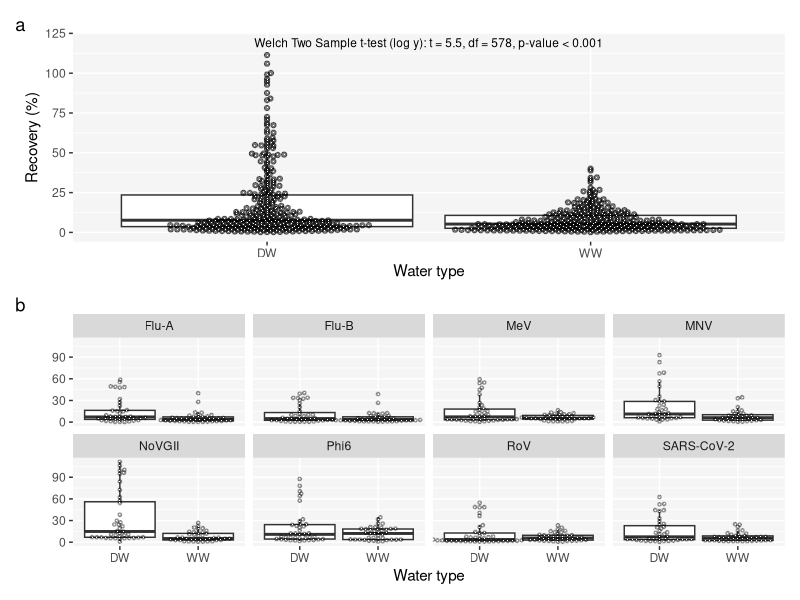
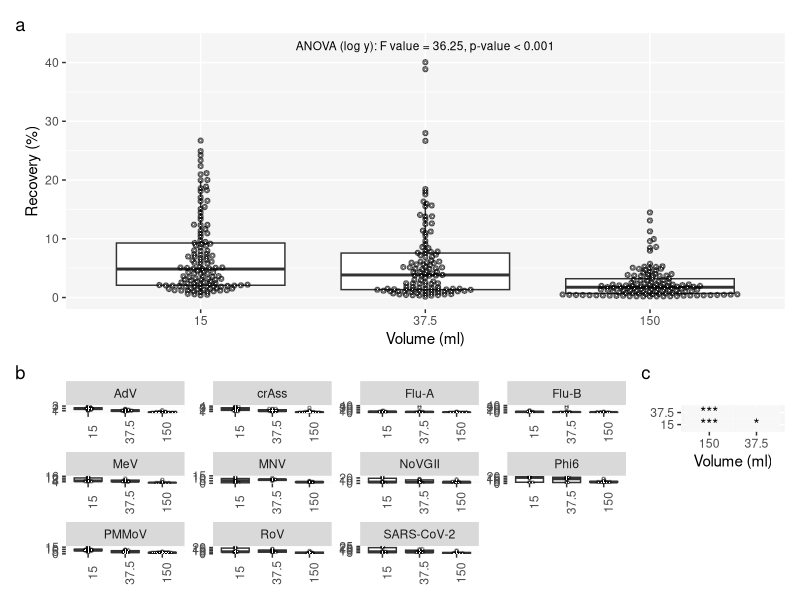

These figures' R source, in order: (Note: this script raises an error after producing the figures.)
## ---- chunk 1
knitr::opts_chunk$set(echo = FALSE, warning = FALSE, message = FALSE, fig.height = 9, fig.width = 9)
## ---- chunk 2
library(tidyverse)
library(patchwork)
library(broom)
library(ggbeeswarm)

theme_set(theme_grey()+theme(panel.background = element_rect(fill = "grey96")))
## ---- chunk 3

#summarises mean, sd, se, ci for bar charts
mean_ci_summary <- function(data, groups, variable, log10 = FALSE){
  
  data <- data|>ungroup()
  
  for (i in 1:length(groups)) {
    
    data <- data|>
      group_by(.data[[ groups[i] ]], .add = TRUE)
    
  }
  
  if(log10 == TRUE){
    
    data|>
    mutate(varna = case_when(is.na(.data[[variable]]) | is.nan(.data[[variable]]) | is.infinite(.data[[variable]]) ~ as.integer(1),
                             TRUE ~ NA_integer_))|>
      summarise(mean = mean(log10(.data[[variable]]), na.rm = TRUE),
                sd = sd(log10(.data[[variable]]), na.rm = TRUE),
                n = n() - sum(varna, na.rm = TRUE))|>
      mutate(se = sd / sqrt(n),
             ci = se * qt(1 - 0.05 / 2, n-1))
    
  }else {
    
    data|>
      mutate(varna = case_when(is.na(.data[[variable]]) | is.nan(.data[[variable]]) | is.infinite(.data[[variable]]) ~ as.integer(1),
                             TRUE ~ NA_integer_))|>
      summarise(mean = mean(.data[[variable]], na.rm = TRUE),
                sd = sd(.data[[variable]], na.rm = TRUE),
                n = n()  - sum(varna, na.rm = TRUE))|>
      mutate(se = sd / sqrt(n),
             ci = se * qt(1 - 0.05 / 2, n-1))
    
  }
}

pvalue_fun <- function(p.value){
  if(is.na(p.value)){
    NA_character_
  }else if(p.value > 0.05){
    "> 0.05"
  }else if(p.value < 0.05 & p.value > 0.01){
    "< 0.05"
  }else if(p.value < 0.01 & p.value > 0.001){
    "< 0.01"
  }else if(p.value < 0.001){
    "< 0.001"
  }else {
    "something went wrong"
  }
}

pvalue_star <- function(p.value){
  if(is.na(p.value)){
    NA_character_
  }else if(p.value > 0.05){
    "."
  }else if(p.value < 0.05 & p.value > 0.01){
    "*"
  }else if(p.value < 0.01 & p.value > 0.001){
    "**"
  }else if(p.value < 0.001){
    "***"
  }else {
    "something went wrong"
  }
}

stat_paste_fun <- function(stat, log = FALSE){
  if(log != TRUE){
  paste0(str_remove_all(stat[["method"]][[1]], "\n\t"), ": ", 
         str_remove_all(names(stat[["statistic"]]), "Kruskal-Wallis "), " = ",
         round(stat[["statistic"]][[1]],1), ", ",
         if(length(stat[["parameter"]]) == 0)
         {""
         }else if(is.na(stat[["parameter"]])){
           ""
         }else if(length(stat[["parameter"]]) > 0){
           paste0("df = ", round(stat[["parameter"]], 0), ", ")
         } ,
         "p-value ",  pvalue_fun(stat[["p.value"]]))
  }else{
    paste0(str_remove_all(stat[["method"]][[1]], "\n\t"), " (log y): ", 
           str_remove_all(names(stat[["statistic"]]), "Kruskal-Wallis "), " = ",
           round(stat[["statistic"]][[1]],1), ", ",
           if(length(stat[["parameter"]]) == 0)
           {""
           }else if(is.na(stat[["parameter"]])){
             ""
           }else if(length(stat[["parameter"]]) > 0){
             paste0("df = ", round(stat[["parameter"]], 0), ", ")
           } ,
           "p-value ",  pvalue_fun(stat[["p.value"]]))
  }
}

paste_anova_fun <- function(anova, log = FALSE){
  
  if(log != TRUE){
  paste0("ANOVA: ", "F value = ", round((anova$`F value`)[1], 2), ", ", "p-value ", pvalue_fun(anova$`Pr(>F)`[1]))
  }else {
    paste0("ANOVA (log y): ", "F value = ", round((anova$`F value`)[1], 2), ", ", "p-value ", pvalue_fun(anova$`Pr(>F)`[1])) 
  }
}

lmR2adj <- function(lm){
  
  R2 <- 1-((sum(residuals(lm)^2))/
             (sum((lm$model[[1]] - mean(lm$model[[1]]))^2)))
  
  1- ((1 - R2) * (length(lm$model[[1]] ) - 1)/
                 (length(lm$model[[1]] ) - length(lm$coefficients) - 1))
}

lmR2 <- function(lm){
  
  1-((sum(residuals(lm)^2))/
             (sum((lm$model[[1]] - mean(lm$model[[1]]))^2)))
}

glmR2 <- function(glm, adj = FALSE){
  
  residuals <- glm[["y"]] - glm[["fitted.values"]]
  
  R2 <- 1-((sum(residuals^2))/
             (sum((glm$model[[1]] - mean(glm$model[[1]]))^2)))
  
  if(adj != TRUE){
    
  return(R2)
    
  }else {
    
    1- ((1 - R2) * (length(glm$model[[1]] ) - 1)/
                 (length(glm$model[[1]] ) - length(glm$coefficients) - 1))
  }
}



pairwise_diff_comps <- function(pairwise_pv_matrix){
  
  pairwise_diff <- as_tibble(pairwise_pv_matrix, rownames = "vars")|>
  pivot_longer(2:last_col(), names_to = "var.y", values_to = "p.value")|>
  na.omit()|>
  filter(p.value < 0.05)|>
  select(1,2)|>
  unite("comp", c(1,2), sep = " ~ ")
  
  comp_diffs <- ""
  
  for (i in 1:nrow(pairwise_diff)) {
    
    if(i == nrow(pairwise_diff)){
      comp_diffs <- paste0(c(comp_diffs, pairwise_diff[[i,1]]), collapse = ", and ")
    }else if(i != 1){
      comp_diffs <- paste0(c(comp_diffs, pairwise_diff[[i,1]]), collapse = ", ")
    }else{
      comp_diffs <- pairwise_diff[[i,1]]
    }
    
  }
  
  return(comp_diffs)
}

plot_assumptions <- function(model, obs, bins = 30){
        #create tibble for use in ggplot of model assumptions
        df <- tibble(
                observations = obs,
                fitted = fitted(model),
                residuals = resid(model),
                standardised_residuals = sqrt(resid(model)^2),
                RMSresiduals = sqrt(mean(resid(model)^2)))
        
        
        a <- ggplot(df, aes(fitted, residuals))+
                geom_point()+
                geom_abline(aes(slope = 0, intercept = 0))
                #labs(title = "Heteroscedasticity", subtitle = "Check trends not captured by model")
        
        b <- ggplot(df, aes(residuals))+
                geom_histogram(bins = bins)
        
        c <- ggplot(df, aes(sample = residuals))+
                geom_qq()+
                geom_qq_line()#+
                #labs(title = "Quantile-quantile plot", subtitle = "check normality of residuals")
        
        d <- ggplot(df, aes(observations, fitted))+
                geom_point()+
                geom_abline()#+
                #labs(subtitle = "Check accuracy of model across whole dataset")
        
        plot <- a+b+c+d+plot_layout(ncol = 2, nrow = 2)+plot_annotation(tag_levels = "a")
        return(plot)
} 

## ---- chunk 4

data <- read_csv("Spiking_data.csv")

virus_char <- read_csv("virus_characteristics.csv")|>
  pivot_longer(2:12, names_to = "virus", values_to = "value")|>
  pivot_wider(names_from = "...1", values_from = "value")|>
  mutate(virus = str_replace_all(virus, c("SARS" = "N1")))

clean <- data|>
  select(-Sample_code)|>
  rename("method" = Method, "spike" = Spike,
         "water_type" = Water_type,
         "volume" = Volume, "replicate" = Replicate)|>
  pivot_longer(cols = contains("rec"), names_to = "virus", values_to = "rec")|>
  mutate(virus = str_remove_all(virus, "_Rec%| Rec%"))|>
  mutate(rec = case_when((spike == "U" & virus %in% c("N1", "Phi6", "NoVGII") )~ NA_real_,
                         spike == "S" & water_type == "DW" & virus %in% c("AdV", "PMMoV", "CrAss") ~ NA_real_,
                         TRUE ~ rec))|>
  filter(!method %in% c("Pellet", "Pellet_BE"))|>
  left_join(virus_char, by = "virus")|>
  mutate(rec = case_when(round(rec,2) <= 0 ~ NA_real_,
                         TRUE ~ round(rec,2)),
         shape = factor(shape),
         water_type = factor(water_type),
         enveloped = factor(enveloped),
         size_nm = as.double(size_nm),
         method = factor(method),
         genome = factor(genome),
         samples_spiked = str_replace_all(samples_spiked, c("yes" = "S",
                                                            "no" = "U")),
         method = str_replace_all(method, "Amicon", "AM"),
         virus = str_replace_all(virus, c("N1" = "SARS-CoV-2",
                                          "CrAss" = "crAss")))|>
  na.omit()


pellet <- data|>
  select(-Sample_code)|>
  rename("method" = Method, "spike" = Spike,
         "water_type" = Water_type,
         "volume" = Volume, "replicate" = Replicate)|>
  pivot_longer(cols = contains("rec"), names_to = "virus", values_to = "rec")|>
  mutate(virus = str_remove_all(virus, "_Rec%| Rec%"))|>
  mutate(rec = case_when((spike == "U" & virus %in% c("N1", "Phi6", "NoVGII") )~ NA_real_,
                         spike == "S" & water_type == "DW" & virus %in% c("AdV", "PMMoV", "CrAss") ~ NA_real_,
                         TRUE ~ rec))|>
  filter(method %in% c("Pellet", "Pellet_BE", "PEG", "BE-PEG"))|>
  left_join(virus_char, by = "virus")|>
  mutate(rec = case_when(round(rec,2) <= 0 ~ NA_real_,
                         TRUE ~ round(rec,2)),
         shape = factor(shape),
         water_type = factor(water_type),
         enveloped = factor(enveloped),
         size_nm = as.double(size_nm),
         method = factor(method),
         virus = str_replace_all(virus, c("N1" = "SARS",
                                          "CrAss" = "crAss")))|>
  na.omit()|>
  mutate(BE = case_when(str_detect(method, "BE") ~ "Beef extract",
                        TRUE ~ "No beef extract"))

## ---- chunk 5

notes <- (tibble(estimate.x = "p-value: < 0.001 [***]; < 0.01 [**]; < 0.05 [*]; > 0.05 [.]"))
## ---- chunk 6
ww_all <- clean|>
  filter(water_type == "WW")|>
  mutate(volume = fct_reorder(.f = factor(paste0(volume, "ml WW")), .x = volume, .fun = median),
         shape1 = case_when(method == "AM" & volume == "20ml" ~ as.integer(32),
                            virus %in% c("AdV", "PMMoV", "crAss") ~ as.integer(32),
                            TRUE ~ as.integer(16)),
         shape2 = case_when(method == "AM" & volume == "20ml" ~ as.integer(16),
                            TRUE ~ as.integer(32)),
         shape3 = case_when(virus %in% c("AdV", "PMMoV", "crAss") & volume != "20ml" ~ as.integer(16),
                            TRUE ~ as.integer(32)),
         virus = str_replace_all(virus, "SARS-CoV-2", "SARS"))|>
  ggplot(aes(y = rec, x =method))+
  geom_beeswarm(aes(shape = shape1), priority = "ascending", cex = 4, show.legend = F)+
  geom_beeswarm(aes(shape = shape2), priority = "ascending", cex = 12, show.legend = F)+
  geom_beeswarm(aes(shape = shape3), priority = "ascending", cex = 6, show.legend = F)+
  geom_beeswarm(aes(shape = shape1), priority = "ascending", cex = 4, show.legend = F, size = 0.1, colour = "white")+
  geom_beeswarm(aes(shape = shape2), priority = "ascending", cex = 12, show.legend = F, size = 0.1, colour = "white")+
  geom_beeswarm(aes(shape = shape3), priority = "ascending", cex = 6, show.legend = F, size = 0.1, colour = "white")+
  scale_shape_identity()+
  scale_y_continuous(sec.axis = sec_axis( trans=~.*1, name="Virus", labels = NULL, breaks = NULL))+
  facet_grid(samples_spiked + virus~ volume, scale = "free", space = "free_x")+
  labs(x = "Concentration method", y = "Recovery (%)")

dw_all <- clean|>
  filter(water_type == "DW")|>
  mutate(volume = fct_reorder(.f = factor(paste0(volume, "ml DW")), .x = volume, .fun = median),
         shape1 = case_when(method == "AM" & volume == "20ml" ~ as.integer(32),
                            virus %in% c("AdV", "PMMoV", "crAss") ~ as.integer(32),
                            TRUE ~ as.integer(16)),
         shape2 = case_when(method == "AM" & volume == "20ml" ~ as.integer(16),
                            TRUE ~ as.integer(32)),
         shape3 = case_when(virus %in% c("AdV", "PMMoV", "crAss") & volume != "20ml" ~ as.integer(16),
                            TRUE ~ as.integer(32)),
         virus = str_replace_all(virus, "SARS-CoV-2", "SARS"))|>
  ggplot(aes(y = rec, x =method))+
  geom_beeswarm(aes(shape = shape1), priority = "ascending", cex = 4, show.legend = F)+
  geom_beeswarm(aes(shape = shape2), priority = "ascending", cex = 12, show.legend = F)+
  geom_beeswarm(aes(shape = shape3), priority = "ascending", cex = 6, show.legend = F)+
  geom_beeswarm(aes(shape = shape1), priority = "ascending", cex = 4, show.legend = F, size = 0.1, colour = "white")+
  geom_beeswarm(aes(shape = shape2), priority = "ascending", cex = 12, show.legend = F, size = 0.1, colour = "white")+
  geom_beeswarm(aes(shape = shape3), priority = "ascending", cex = 6, show.legend = F, size = 0.1, colour = "white")+
  scale_shape_identity()+
  scale_y_continuous(sec.axis = sec_axis( trans=~.*1, name="Virus", labels = NULL, breaks = NULL))+
  facet_grid(samples_spiked + virus~ volume, scale = "free", space = "free_x")+
  labs(x = "Concentration method", y = "Recovery (%)")

WWDW_all <- (ww_all + theme(axis.title.x = element_blank())) / dw_all + plot_layout(heights = c(1.1, 0.8))
## ---- chunk 7
glm <- glm(rec ~ volume + method + water_type, data = clean, family = Gamma(link = "log"))
#glm2 <- glm(rec ~ volume + method + water_type + enveloped, data = clean, family = Gamma(link = "log"))

lm_table <- tidy(glm)|>
  na.omit()|>
  mutate(term = str_replace_all(term, c("[(]Intercept[)]" = "Intercept",
                                        "volume" = "Volume",
                                        "methodAS" = "Method: AS",
                                        "methodBE-PEG" = "Method: BE-PEG",
                                        "methodIP" = "Method: IP",
                                        "methodPEG" = "Method: PEG",
                                        "size_nm" = "Virus genome size (nm)",
                                        "water_typeWW" = "Water type: WW",
                                        "shapespherical:" = "Virus shape-genome: spherical-",
                                        "shapehelical:" = "Virus shape-genome: helical-",
                                        "shapeicosahedral:" = "Virus shape-genome: icosahedral-",
                                        "shapeHead-tail:" = "Virus shape-genome: Head-tail-",
                                        "envelopedyes" = "Enveloped: TRUE",
                                        "genomeRNA" = "RNA",
                                        "genomeDNA" = "DNA")),
         across(2:4, ~round(.x, 3)))|>
  rowwise()|>
  mutate(p.value = pvalue_star(p.value))|>
  unite(col = "estimate", c("estimate", "std.error"), sep = " (")|>
  unite(col = "estimate", c(2,4), sep = ") ")|>
  select(-statistic)

aicr2 <- tibble(
  term = c("AIC", "R-squared", "Adj. R-squared"), 
  estimate = c(AIC(glm), glmR2(glm), glmR2(glm, adj = TRUE)),
  #estimate.y = c(AIC(glm2), glmR2(glm2), glmR2(glm2, adj = TRUE))
)|>
  mutate(across(contains("estimate"), ~as.character(round(.x, 3))))



lm_table_fin <- lm_table|>
  #left_join(lm_table2, by = "term")|>
  bind_rows(tibble(term = ""))|>
  bind_rows(aicr2)|>
  mutate(across(everything(), ~replace_na(.x, "")))

knitr::kable(lm_table_fin, col.names = c("Variables", "Model estimates"))

## ---- chunk 8
wt_comp <- clean|>
  filter(spike == "S" & samples_spiked == "S")

wt_comp_t.t <- tibble(label = stat_paste_fun(t.test(log(rec) ~ water_type, data = wt_comp), log = TRUE),
       row = 1)

f <- var.test(log(rec) ~ water_type, data = wt_comp)

Figure1 <- (wt_comp|>
  mutate(row = row_number())|>
  left_join(wt_comp_t.t, by = "row")|>
  ggplot(aes(water_type, rec))+
  geom_boxplot(width = 2, outlier.alpha = 0)+
  geom_beeswarm(alpha = 0.5)+
    geom_beeswarm(shape = ".", colour = "white")+
  geom_text(aes(x = 1.5, y = max(rec) + (0.07 * (max(rec) - min(rec))),
                label = label), size = 3)+
  labs(x = "Water type",
       y = "Recovery (%)")) +
  
  (wt_comp|>
  ggplot(aes(water_type, rec))+
  geom_boxplot(width = 2, outlier.alpha = 0)+
  geom_beeswarm(alpha = 0.3, cex = 3, size = 1)+
    geom_beeswarm(cex = 3, shape = ".", colour = "white")+
  facet_wrap(~virus, ncol = 4)+
  labs(x = "Water type",
       y = "Recovery (%)") +
  theme(axis.title.y = element_blank())) +
  
  plot_layout(widths = c(1.3, 0.7), nrow = 2, ncol = 1) +
    plot_annotation(tag_levels = "a")
  
## ---- chunk 9
Figure1
## ---- chunk 10
clean_ww <- clean|>
  filter(water_type == "WW")

vol_ww <- clean_ww|>
  filter(!method %in% c("AM", "IP"))

glm_ww <- glm(rec ~ volume, data = vol_ww, family = Gamma(link = "log"))
lm_ww <- lm(log(rec) ~ as.factor(volume), data = vol_ww)

vol_comp_aov <- tibble(label = paste_anova_fun(anova = anova(lm_ww), log = TRUE),
                       row = 1)

f <- var.test(log(rec) ~ as.factor(volume), data = filter(vol_ww, volume != 150))
f <- var.test(log(rec) ~ as.factor(volume), data = filter(vol_ww, volume != 15))
f <- var.test(log(rec) ~ as.factor(volume), data = filter(vol_ww, volume != 37.5))

pairwise.vol.ttest <- pairwise.t.test(log(vol_ww$rec), as.factor(vol_ww$volume))[["p.value"]]|>
  as_tibble(rownames = "volx")|>
  pivot_longer(2:3, names_to = "voly", values_to = "p.v")

fig2a <- vol_ww|>
  mutate(volume = fct_reorder(factor(volume), volume),
         row = row_number())|>
  left_join(vol_comp_aov, by = "row")|>
  ggplot(aes(volume, rec))+
  geom_boxplot(outlier.alpha = 0)+
  geom_beeswarm(alpha = 0.5)+
  geom_beeswarm(shape = ".", colour = "white")+
  geom_text(aes(x = 2, y = max(rec) + (0.07 * (max(rec) - min(rec))),
                label = label), size = 3)+
  labs(x = "Volume (ml)",
       y = "Recovery (%)")
  
fig2b <- vol_ww|>
  mutate(volume = fct_reorder(factor(volume), volume))|>
  ggplot(aes(volume, rec))+
  geom_boxplot(outlier.alpha = 0)+
  geom_beeswarm(alpha = 0.3, cex = 3, size = 1)+
  geom_beeswarm(shape = ".", cex = 3, colour = "white")+
  facet_wrap(~virus, scales = "free")+
  labs(x = "Volume (ml)",
       y = "Recovery (%)")+
  theme(axis.title = element_blank(),
        axis.text.x = element_text(angle = 90)) 

fig2c <- pairwise.vol.ttest|>
  rowwise()|>
  mutate(p.v = pvalue_star(p.v))|>
  ggplot(aes(volx, voly))+
  geom_tile(fill = "grey97", colour = "white")+
  geom_text(aes(label = p.v))+
  labs(x = "Volume (ml)")+
  theme(axis.title.y = element_blank())

fig2 <- fig2a/ ((fig2b + (fig2c/plot_spacer()/plot_spacer())) +
  plot_layout(widths =  c(1.35, 0.25))) + plot_layout( heights = c(1.3, 0.7)) + plot_annotation(tag_levels = "a")

## ---- chunk 11
fig2
## ---- chunk 12

clean_ww_15 <- clean_ww|>
  filter(volume == 15)

lm_meth <- lm(log(rec) ~ method, data = clean_ww_15)

f <- var.test(log(rec) ~ method, data = filter(clean_ww_15, method %in% c("BE-PEG", "AM")))
f2 <- var.test(log(rec) ~ method, data = filter(clean_ww_15, method %in% c("AS", "AM")))
f3 <- var.test(log(rec) ~ method, data = filter(clean_ww_15, method %in% c("IP", "AM")))
f4 <- var.test(log(rec) ~ method, data = filter(clean_ww_15, method %in% c("PEG", "AM")))


meth_comp_aov <- tibble(label = stat_paste_fun(oneway.test(log(rec) ~ method, data = clean_ww_15), log = TRUE)[1],
                       row = 1)

meth_pairwise.t.test <- pairwise.t.test(log(clean_ww_15$rec), as.factor(clean_ww_15$method), pool.sd = FALSE)[["p.value"]]|>
  as_tibble(rownames = "varx")|>
  pivot_longer(2:5, names_to = "vary", values_to = "p.v")

fig3a <- clean_ww_15|>
  mutate(method = fct_reorder(method, rec),
         row = row_number())|>
  left_join(meth_comp_aov, by = "row")|>
  ggplot(aes(method, rec))+
  geom_boxplot(outlier.alpha = 0)+
  geom_beeswarm(alpha = 0.5)+
  geom_beeswarm(shape = ".", colour = "white")+
  geom_text(aes(x = 3, y = max(rec) + (0.07 * (max(rec) - min(rec))),
                label = label), size = 3)+
  labs(x = "Concentration method",
       y = "Recovery (%)") 
  
fig3b <- clean_ww_15|>
  mutate(method = fct_reorder(str_replace_all(method, c("BE-PEG" = "BE-P")), rec))|>
  ggplot(aes(method, rec))+
  geom_boxplot(outlier.alpha = 0)+
  geom_beeswarm(alpha = 0.3, cex = 3, size = 1)+
  geom_beeswarm(shape = ".", cex = 3, colour = "white")+
  facet_wrap(~virus, scale = "free")+
  labs(x = "Concentration method",
       y = "Recovery (%)") 
  
fig3c <- meth_pairwise.t.test|>
  rowwise()|>
  mutate(p.v = pvalue_star(p.v),
         varx = str_replace_all(varx, c("BE-PEG" = "BE-P")),
         vary = str_replace_all(vary, c("BE-PEG" = "BE-P")))|>
  ggplot(aes(varx, vary))+
  geom_tile(fill = "grey97", colour = "white")+
  geom_text(aes(label = p.v))+
  xlab("Method")+
  theme(axis.title.y = element_blank())

fig3 <- fig3a / (fig3b + (fig3c/ plot_spacer()) + plot_layout(widths = c(1.35, 0.25))) + plot_layout(heights = c(1.3, 0.7), nrow = 2, ncol = 1) + plot_annotation(tag_levels = "a")
  

## ---- chunk 13
fig3
## ---- chunk 14
facets <- pellet|>ungroup()|>count(BE)|>pull(BE)
t.test.pellet <- tibble(BE = facets, label = NA_character_, row = 2)
for (i in 1:length(facets)) {
  
  t.test.pellet[i,2] <- stat_paste_fun(t.test(log10(rec) ~ method, data = (pellet|>filter(BE == facets[i])) ), log = TRUE)
  
}



fig4 <- pellet|>
  group_by(BE)|>
  mutate(row = row_number(),
         max = max(rec),
         min = min(rec),
         method = str_replace_all(method, "Pellet_BE", "BE-Pellet"))|>
  left_join(t.test.pellet, by = c("BE", "row"))|>
  ggplot(aes(method, rec))+
  geom_boxplot(outlier.alpha = 0)+
  geom_beeswarm(alpha = 0.5)+
  geom_beeswarm(shape = ".", colour = "white")+
  geom_text(aes(x = 1.5, y = max + (0.07 * (max - min)),
                label = label), size = 3)+
  facet_wrap(~BE, scales = "free")+
  labs(x = "Concentration method",
       y = "Recovery (%)") +
  theme(axis.title.x = element_blank())+ 
  
  pellet|>
  mutate(method = str_remove_all(method, "BE-|_BE"))|>
  ggplot(aes(method, rec))+
  geom_boxplot(outlier.alpha = 0)+
  geom_beeswarm(alpha = 0.3, cex = 3, size = 1)+
  geom_beeswarm(shape = ".", cex = 3, colour = "white")+
  facet_grid(BE~virus, scales = "free")+
  labs(x = "Concentration method",
       y = "Recovery (%)")+
  theme(axis.text.x = element_text(angle = 90)) +
  
  plot_layout(nrow = 2, heights = c(1.3,0.7)) + plot_annotation(tag_level = "a")


## ---- chunk 15
fig4
## ---- chunk 16

virus_char_ww <- clean_ww|>
  mutate(row = row_number(),
         shape = paste0(shape, "-", genome))

shapegenome.anova <- tibble(label = paste_anova_fun(anova(lm(log(rec) ~ shape, virus_char_ww )), log = TRUE),
                      row = 1)

char_pairwise.t.test <- pairwise.t.test(log(virus_char_ww$rec), virus_char_ww$shape, pool.sd = FALSE)[["p.value"]]|>
  as_tibble(rownames = "varx")|>
  pivot_longer(2:5, names_to = "vary", values_to = "p.v")

shape <- virus_char_ww|>
  left_join(shapegenome.anova, by = "row")|>
  ggplot(aes(shape, rec))+
  geom_boxplot(outlier.alpha = 0)+
  geom_beeswarm(alpha = 0.5)+
  geom_beeswarm(shape = ".", colour = "white")+
  geom_text(aes(x = 3, y = max(rec) + (0.07 * (max(rec) - min(rec))),
                label = label), size = 3)+
  labs(x = "Virus shape-genome",
       y = "Recovery (%)")

shape_viruses <- clean_ww|>
  mutate(row = row_number(),
         #shape = paste0(shape, "-", genome),
         shape = fct_reorder(shape, rec),
         pntshape1 = case_when(virus %in% c("crAss", "AdV", "PMMoV") ~ 32,
                   TRUE ~ 16),
         pntshape2 = case_when(virus %in% c("crAss", "AdV", "PMMoV") ~ 16,
                   TRUE ~ 32),
         alpha1 = case_when(virus %in% c("crAss", "AdV", "PMMoV") ~ 0,
                   TRUE ~ 1),
         alpha2 = case_when(virus %in% c("crAss", "AdV", "PMMoV") ~ 1,
                   TRUE ~ 0),
         virus = str_replace_all(virus, "SARS-CoV-2", "SARS")
         )|>
  ggplot(aes(virus, rec))+
  geom_boxplot(outlier.alpha = 0)+
  geom_beeswarm(aes(shape = pntshape1), alpha = 0.5, cex = 2.5, size = 1)+
  geom_beeswarm(aes(alpha = alpha1), shape = ".", cex = 2.5, colour = "white")+
  geom_beeswarm(aes(shape = pntshape2), alpha = 0.5, cex = 3.5, size = 1)+
  geom_beeswarm(aes(alpha = alpha2), shape = ".", cex = 3.5, colour = "white")+
  scale_shape_identity()+
  facet_grid(~shape + genome, scales = "free_x", space = "free_x")+
  labs(x = "Virus",
       y = "Recovery (%)")+
  theme(legend.position = "none")

pairwise_char <- char_pairwise.t.test|>
  rowwise()|>
  mutate(p.v = pvalue_star(p.v))|>
  ggplot(aes(varx, vary))+
  geom_tile(fill = "grey97", colour = "white")+
  geom_text(aes(label = p.v))+
  xlab("Method")+
  theme(axis.title.y = element_blank(),
        axis.text.x = element_text(angle = 90),
        legend.position = "none")+
  plot_spacer() +
  plot_layout(heights = c(1.3,0.2), nrow = 2)


fig5 <- (shape) / ((shape_viruses + pairwise_char) + plot_layout(widths = c(1.7,0.3))) + plot_layout(heights = c(1.3, 0.7), nrow = 2) + plot_annotation(tag_levels = "a")
## ---- chunk 17
fig5
## ---- chunk 18
WWDW_all
## ---- chunk 19
plot_assumptions(glm, glm[["y"]])

## ---- chunk 20
wt_comp|>
  ggplot(aes(sample = log(rec)))+
  geom_qq()+
  geom_qq_line()+
  facet_wrap(~water_type)+
  labs(y = "log recovery",
       x = "theoretical")
## ---- chunk 21
vol_ww|>
  mutate(volume = fct_reorder(paste0(volume, "ml"), volume))|>
  ggplot(aes(sample = log(rec)))+
  geom_qq()+
  geom_qq_line()+
  facet_wrap(~volume)+
  labs(y = "log recovery",
       x = "theoretical")
## ---- chunk 22
clean_ww_15|>
  ggplot(aes(sample = log(rec)))+
  geom_qq()+
  geom_qq_line()+
  facet_wrap(~method)+
  labs(y = "log recovery",
       x = "theoretical")
## ---- chunk 23
pellet|>
  ggplot(aes(sample = log(rec)))+
  geom_qq()+
  geom_qq_line()+
  facet_wrap(~method)+
  labs(y = "log recovery",
       x = "theoretical")
